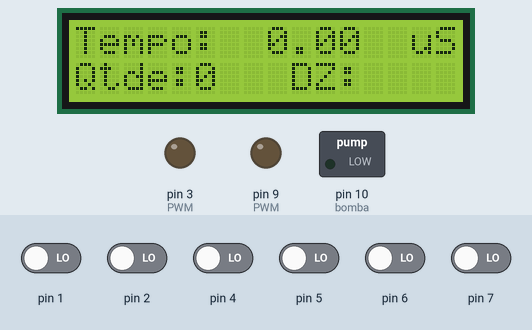
A sketch run on a simulated Arduino Uno, built with avr-gcc and run on an emulated ATmega328P. Parts: 16×2 character LCD, switched loads named in the sketch (green lamp = pin HIGH), output pins drawn as LEDs (lit = HIGH). The test bench sets the inputs (shaded band); at power-on: pin 1, pin 2, pin 4–7 LOW.

Above: at 1.2 s.
1.3 s: pin 7 driven HIGH
At 2.9 s:
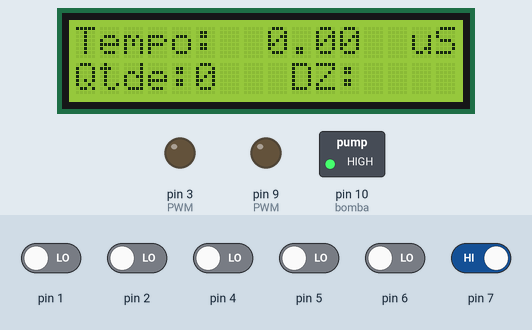
Timing chart, 0 to 8.8 s (numbered marks = the images above; inputs shaded):
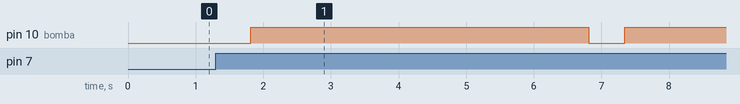

The sketch:

Testador_bico_3.0.ino
```cpp
#include <Wire.h>
#include <LiquidCrystal_I2C.h>
//Inicializa o display no endereco 0x27
LiquidCrystal_I2C lcd(0x27,16,2);


const int botao1 = 1; //Liga bomba
const int botao2 = 2; //passa quantidade de testes
const int botao3 = 4; //Volta quantidade de teste
const int botao4 = 5; //Passa 100uS
const int botao5 = 6; //Volta 100uS
const int botao6 = 7; //Start

const int pwm1 = 9; //Saida PWM
const int pwm2 = 3; //Saida PWM

int estado1 = 0;
int estado2 = 0;
int estado3 = 0;
int estado4 = 0;
int estado5 = 0;
int estado6 = 0;


int guarda_estado1 = LOW;
int guarda_estado2 = LOW;
int guarda_estado3 = LOW;
int guarda_estado4 = LOW;
int guarda_estado5 = LOW;
int guarda_estado6 = LOW;

int deadzone = 0;
int contador = 0;
int n = 0;

float LIGADO = 0;
int DESLIGADO = 0;

void setup() {

  pinMode( 1, INPUT);
  pinMode( 2, INPUT);
  pinMode( 4, INPUT);
  pinMode( 5, INPUT);
  pinMode( 6, INPUT);
  pinMode( 7, INPUT);

  pinMode( 3, OUTPUT); //PWM
  pinMode( 9, OUTPUT); //PWM
  pinMode(10, OUTPUT); //bomba

  lcd.init();

}

void BOMBA(){
estado1 = digitalRead(1);

if(estado1 == HIGH){
delay(500);
guarda_estado1 = !guarda_estado1;
delay(500);
}
if(guarda_estado1 == HIGH){
digitalWrite(10, HIGH);
}else{
  digitalWrite(10, LOW);
  }
}
void LCD(){

  lcd.setBacklight(HIGH);
  lcd.setCursor(0,0);
  lcd.print("Tempo: ");
  lcd.setCursor(8,0);

  if(LIGADO >= 1000){
      lcd.setCursor(8,0);
      lcd.print(LIGADO / 1000);
      lcd.setCursor(12,0);
      lcd.print("  mS");
    }else{
      lcd.print(LIGADO);
      lcd.setCursor(12,0);
      lcd.print("  uS");
      }

  lcd.setCursor(0,1);
  lcd.print("Qtde: ");
  lcd.setCursor(5,1);
  lcd.print(contador);

  lcd.setCursor(9,1);
  lcd.print("DZ:");
  lcd.setCursor(12,1);
  if(guarda_estado1 == HIGH){
  lcd.print(deadzone);
  }
}

/*
void DEADZONE(){

 estado1 = digitalRead(1);

if(estado1 == HIGH){
delay(500);
guarda_estado1 = !guarda_estado1;
delay(500);
}
if(guarda_estado1 == HIGH){

//}


////////////////////////////////////

  estado4 = digitalRead(5);

if(estado4 == HIGH){
delay(500);
deadzone += 100;
}

estado5 = digitalRead(6);

if(estado5 == HIGH){
delay(500);
deadzone -= 100;
}

  }

}
*/
void loop() {

//BOMBA();

//DEADZONE();

LCD();


estado1 = digitalRead(1);

if(estado1 == HIGH){
delay(500);
guarda_estado1 = !guarda_estado1;
delay(500);
}

if(guarda_estado1 == HIGH){

  estado4 = digitalRead(5);

if(estado4 == HIGH){
delay(500);
deadzone += 100;
}

  estado5 = digitalRead(6);

if(estado5 == HIGH){
delay(500);
deadzone -= 100;
}

}
else{
estado4 = digitalRead(5);

if(estado4 == HIGH){
delay(500);
LIGADO += 100;
}

estado5 = digitalRead(6);

if(estado5 == HIGH){
delay(500);
LIGADO -= 100;
}
}
////////////////////////////////////////////

estado2 = digitalRead(2);

if(estado2 == HIGH){
delay(500);
  contador += 50;
}

estado3 = digitalRead(4);

if(estado3 == HIGH){
delay(500);
  contador -= 50;
}

//////////////////////////////////////////////
estado6 = digitalRead(7);
n = 0;
if(estado6 == HIGH){
  delay(500);

digitalWrite(10, HIGH);
delay(3000);

  while(n != contador){

    digitalWrite(9, HIGH);
    digitalWrite(3, HIGH);
    delayMicroseconds(LIGADO + deadzone);
    //delay(10);

    digitalWrite(9, LOW);
    digitalWrite(3, LOW);
    delayMicroseconds(LIGADO + deadzone);
    //delay(20);
    n++;
}
delay(2000);
digitalWrite(10, LOW);
}

}

///////////////////////////////////////////
```

Measured:
- after the input at 1.3 s, pin 10 (bomba): LOW → HIGH after 0.51 s, → LOW 5.0 s later, → HIGH 0.53 s later
